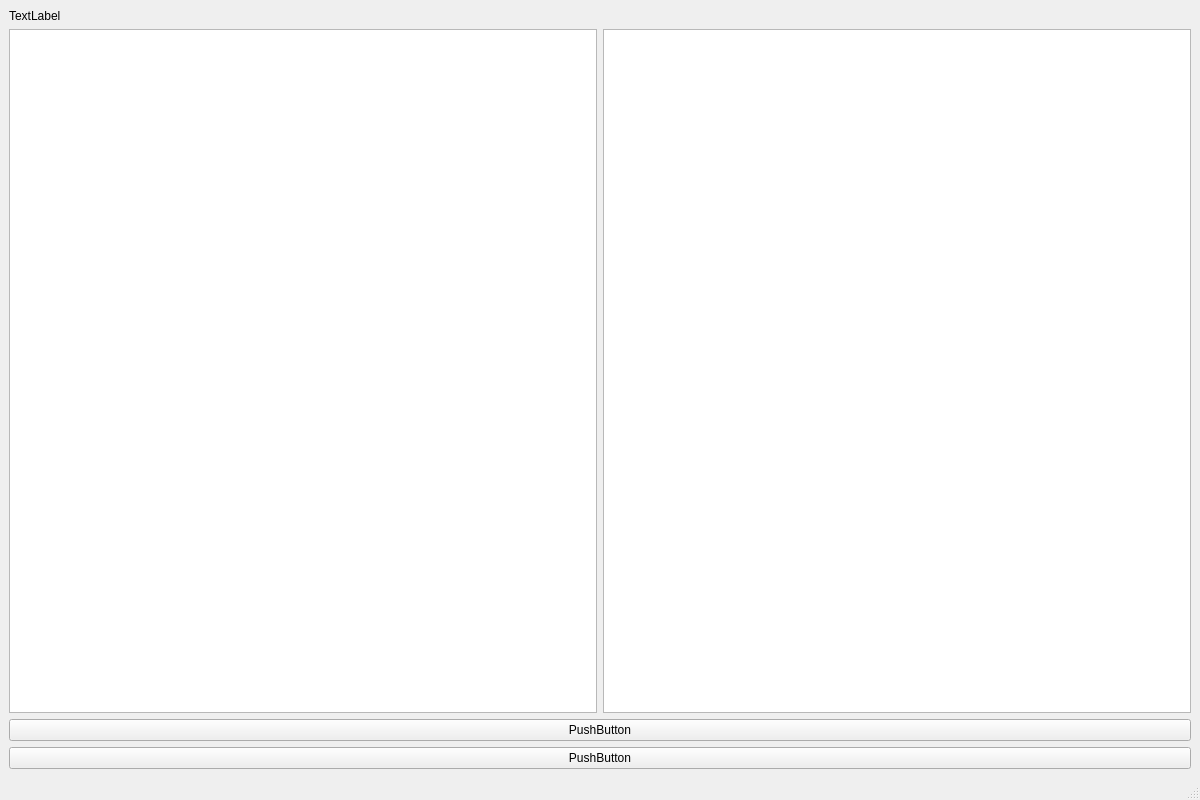
<?xml version="1.0" encoding="UTF-8"?>
<ui version="4.0">
 <class>MainWindow</class>
 <widget class="QMainWindow" name="MainWindow">
  <property name="geometry">
   <rect>
    <x>0</x>
    <y>0</y>
    <width>1200</width>
    <height>800</height>
   </rect>
  </property>
  <property name="windowTitle">
   <string>MainWindow</string>
  </property>
  <widget class="QWidget" name="centralwidget">
   <layout class="QGridLayout" name="gridLayout">
    <item row="1" column="0">
     <layout class="QHBoxLayout" name="horizontalLayout_3">
      <item>
       <widget class="graphicsView" name="OriginView"/>
      </item>
      <item>
       <widget class="graphicsView" name="resultView"/>
      </item>
     </layout>
    </item>
    <item row="2" column="0">
     <widget class="QPushButton" name="pushButton">
      <property name="text">
       <string>PushButton</string>
      </property>
     </widget>
    </item>
    <item row="3" column="0">
     <widget class="QPushButton" name="compressionButton">
      <property name="text">
       <string>PushButton</string>
      </property>
     </widget>
    </item>
    <item row="0" column="0">
     <widget class="QLabel" name="label">
      <property name="text">
       <string>TextLabel</string>
      </property>
     </widget>
    </item>
   </layout>
  </widget>
  <widget class="QMenuBar" name="menubar">
   <property name="geometry">
    <rect>
     <x>0</x>
     <y>0</y>
     <width>1200</width>
     <height>21</height>
    </rect>
   </property>
  </widget>
  <widget class="QStatusBar" name="statusbar"/>
 </widget>
 <customwidgets>
  <customwidget>
   <class>graphicsView</class>
   <extends>QGraphicsView</extends>
   <header>graphicsview.h</header>
   <container>1</container>
  </customwidget>
 </customwidgets>
 <resources/>
 <connections/>
</ui>
